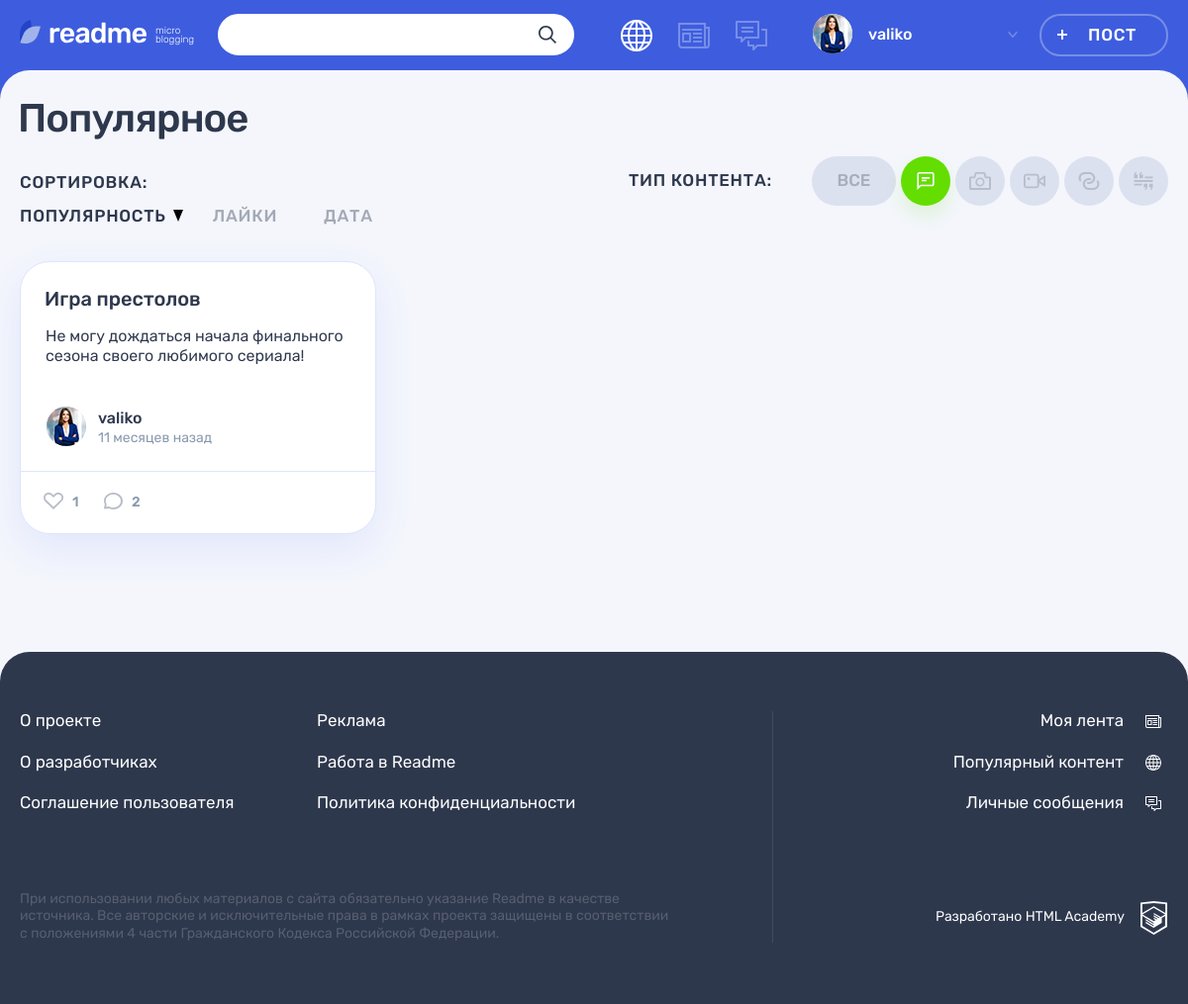
The page /popular.php?type=text (signed in) on the database its author committed.
### tables this page shows
CREATE TABLE content_type (
    id INT PRIMARY KEY NOT NULL AUTO_INCREMENT,
    title VARCHAR(30) NOT NULL,
    classname VARCHAR(30) NOT NULL
);

CREATE TABLE post (
    id INT PRIMARY KEY NOT NULL AUTO_INCREMENT,
    published_at TIMESTAMP DEFAULT CURRENT_TIMESTAMP,
    title VARCHAR(45) NOT NULL,
    text_content VARCHAR(200),
    quote_author VARCHAR(45),
    picture VARCHAR(100),
    video VARCHAR(100),
    link VARCHAR(100),
    watch_count INT,
    user_id INT NOT NULL,
    INDEX user_ind (user_id),
    FOREIGN KEY (user_id)
        REFERENCES user(id)
        ON DELETE CASCADE,

    type_id INT NOT NULL,
    INDEX type_ind (type_id),
    FOREIGN KEY (type_id)
        REFERENCES content_type(id)
        ON DELETE CASCADE
);

### templates/popular-page.php (the view, shortened to what this page needs)
<main class="page__main page__main--popular">
    <div class="container">
            <h1 class="page__title page__title--popular">Популярное</h1>
        </div>
    <div class="popular container">
        <div class="popular__filters-wrapper">
            <div class="popular__sorting sorting">
                <b class="popular__sorting-caption sorting__caption">Сортировка:</b>
                <ul class="popular__sorting-list sorting__list">
                    <?php foreach ($sorts_by as $key => $value):?>
                    <li class="sorting__item sorting__item--popular">
                        <a class="sorting__link <?php if ($sort_by == $key): ?><?php echo 'sorting__link--active';?><?php endif;?>" href="<?php echo($url . generate_http_query('sort_by', $key));?>">
                            <span><?=$value;?></span>
                            <svg class="sorting__icon" width="10" height="12">
                                <use xlink:href="#icon-sort"></use>
                            </svg>
                        </a>
                    </li>
                    <?php endforeach;?>
                </ul>
            </div>
            <div class="popular__filters filters">
                <b class="popular__filters-caption filters__caption">Тип контента:</b>
                <ul class="popular__filters-list filters__list">
                    <li class="popular__filters-item popular__filters-item--all filters__item filters__item--all">
                        <a class="filters__button filters__button--ellipse filters__button--all <?php if ($type_classname === 'all'): echo('filters__button--active');?>
                        <?php endif; ?>"
                            href="<?php echo($url . generate_http_query('type', 'all', 'page'));?>">
                            <span>Все</span>
                        </a >
                    </li>
                    <?php foreach ($types as $type):?>
                    <li class="popular__filters-item filters__item">
                        <a class="filters__button filters__button--<?php echo $type['classname']; ?> button
                        <?php if ($type['classname'] === $type_classname):
                            echo('filters__button--active'); ?>
                        <?php endif; ?>"
                        href="<?php echo($url . generate_http_query('type', $type['classname'], 'page'));?>">
                            <svg class="filters__icon" width="22" height="18">
                                <use xlink:href="#icon-filter-<?php echo $type['classname']?>"></use>
                            </svg>
                        </a>
                    </li>
                    <?php endforeach;?>
                </ul>
            </div>
        </div>
        <div class="popular__posts">
            <?php foreach ($posts as $key => $post):?>
            <article class="popular__post post post-<?php echo(htmlspecialchars($post['classname'])); ?>">
                <header class="post__header">
                    <a href="<?php echo('/post.php?post_id=' . $post['id'])?>">
                        <h2><?=htmlspecialchars($post['title']);?></h2>
                    </a>
                </header>
                <div class="post__main">
                    <?php if ($post['classname'] === 'quote'): ?>
                    <blockquote>
                        <p>
                            <?=htmlspecialchars($post['text_content']);?>
                        </p>
                        <cite><?=htmlspecialchars($post['quote_author']);?></cite>
                    </blockquote>
                    <?php elseif ($post['classname'] === 'photo'): ?>
                    <div class="post-photo__image-wrapper">
                        <img src="uploads/<?=htmlspecialchars($post['picture']);?>" alt="Фото от пользователя" width="360" height="240">
                    </div>
                    <?php elseif ($post['classname'] === 'text'): ?>
                    <p>
                        <?=get_cut_text(htmlspecialchars($post['text_content']));?>
                    </p>
                    <?php endif;?>
                </div>
                <footer class="post__footer">
                    <div class="post__author">
                        <a class="post__author-link" href="<?php echo('/profile.php' . '?user_id=' . $post['user_id'] . '&tab=posts');?>" title="Автор">
                            <div class="post__avatar-wrapper">
                            <?php if (!empty($post['avatar'])): ?>
                                <img class="post__author-avatar" src="../uploads/avatars/<?=$post['avatar'];?>" alt="Аватар пользователя">
                            <?php endif; ?>
                            </div>
                            <div class="post__info">
                                <b class="post__author-name"><?=htmlspecialchars($post['user_login'])?></b>
                                <time class="post__time" datetime="<?=date_format(date_create($post['published_at']), 'c');?>" title="<?=date_format(date_create($post['published_at']), 'd.m.Y H:i');?>"><?=get_date_interval_format(date_create($post['published_at']), 'назад');?></time>
                            </div>
                        </a>
                    </div>
                    <div class="post__indicators">
                        <div class="post__buttons">
                            <a class="post__indicator post__indicator--likes button" href="<?php echo('/likes.php' . '?post_id=' . $post['id'])?>" title="Лайк">
                                <svg class="post__indicator-icon" width="20" height="17">
                                    <use xlink:href="#icon-heart"></use>
                                </svg>
                                <span><?=$post['total_likes'];?></span>
                            </a>
                            <a class="post__indicator post__indicator--comments button" href="#" title="Комментарии">
                                <svg class="post__indicator-icon" width="19" height="17">
                                    <use xlink:href="#icon-comment"></use>
                                </svg>
                                <span><?=$post['total_comm'];?></span>
                            </a>
                        </div>
                    </div>
                </footer>
            </article>
            <?php endforeach; ?>
        </div>
    </div>
</main>

### helpers.php (shortened to what this page needs)
<?php
function get_noun_plural_form(int $number, string $one, string $two, string $many): string
{
    $number = (int)$number;
    $mod100 = $number % 100;
    switch (true) {
        case ($mod100 >= 11 && $mod100 <= 20):
            return $many;
    }
}
function include_template($name, array $data = [])
{
    $name = 'templates/' . $name;
    extract($data);
    require $name;
    $result = ob_get_clean();
    return $result;
}
function get_cut_text($text, $symbol_amount = 300)
{
    if (mb_strlen($text) < $symbol_amount) {
        return "<p>$text</p>";
    };
}
function get_date_interval_format($date, $word)
{
    $current_date = date_create('now');
    $date_interval = date_diff($date, $current_date);
    $week = floor($date_interval->d / 7);
    if ($date_interval->m >= 1) {
        return $date_interval->m . " " . get_noun_plural_form($date_interval->m, 'месяц', 'месяца', 'месяцев') . " " . $word;
    } elseif ($week >= 1) {
        return $week . " " . get_noun_plural_form($week, 'неделя', 'недели', 'недель') . " " . $word;
    } elseif ($date_interval->d >= 1) {
        return $date_interval->d . " " . get_noun_plural_form($date_interval->d, 'день', 'дня', 'дней') . " " . $word;
    } elseif ($date_interval->h >= 1) {
        return $date_interval->h . " " . get_noun_plural_form($date_interval->h, 'час', 'часа', 'часов') . " " . $word;
    };
    return $date_interval->i . " " . get_noun_plural_form($date_interval->i, 'минута', 'минуты', 'минут') . " " . $word;
}
function db_get_query($value, $connect, $sql)
{
    $result = mysqli_query($connect, $sql);
    if ($value == 'all') {
        return mysqli_fetch_all($result, MYSQLI_ASSOC);
    } elseif ($value == 'assoc') {
        return mysqli_fetch_assoc($result);
    } else {
        die("Уточните передаваемые данные");
    };
}
function generate_http_query($key, $value, $exclude = null)
{
    $params = $_GET;
    if (!is_null($exclude)) {
        unset($params[$exclude]);
    }
    $params[$key] = $value;
    return http_build_query($params);
}

### rows shown on the page
post: title "Игра престолов", text_content "Не могу дождаться начала финального сезона своего любимого сериала!", user_login "valiko", published_at "11 месяцев назад", total_likes "1", total_comm "2"

### other values the page prints
$user_name "valiko"
$value "ПОПУЛЯРНОСТЬ"
$value "ЛАЙКИ"
$value "ДАТА"
